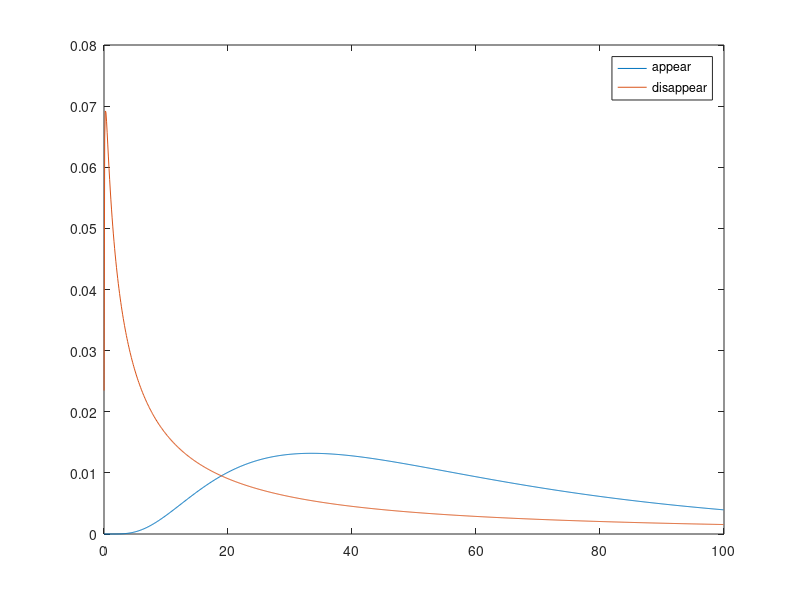
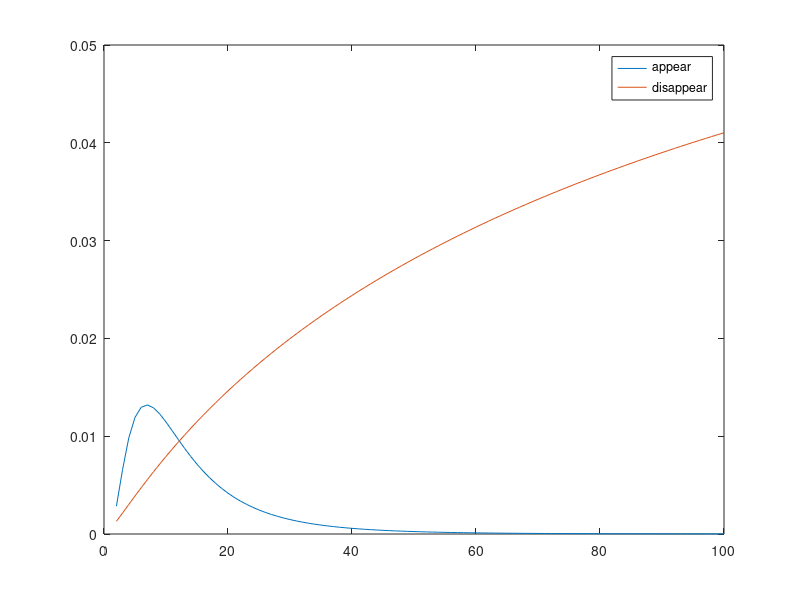
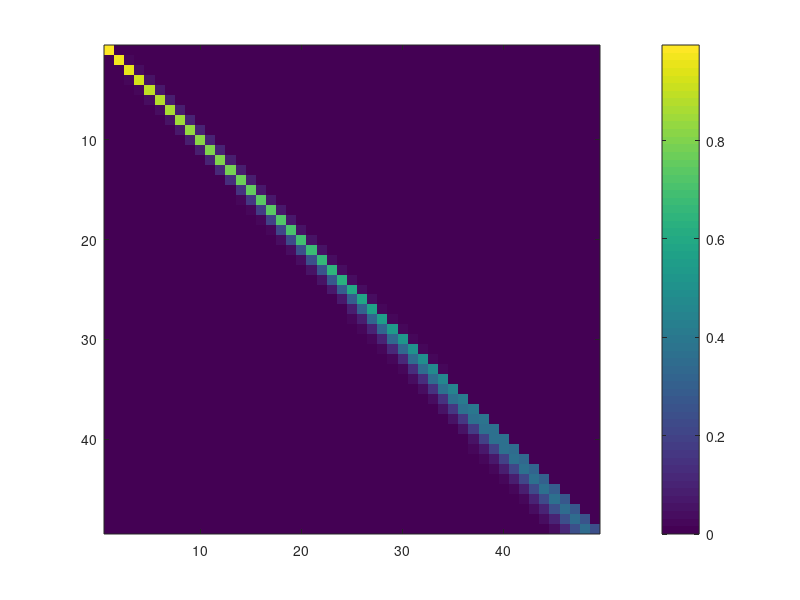

MATLAB code to generate these figures, in order:
function probability_models
close all
global L beta  delta_t
L = 230;
%beta = 4.5618;
beta = .9825;
delta_t = 4; 
h = .01:.1:100;
[pa,pd] = probability_headway(h);
figure()
plot(h, pa)
hold on
plot(h, pd)
legend('appear', 'disappear')
trapz(h, pa)

n = 2:1:100;
h = L./n;
[pa,pd] = probability_headway(h);
figure()
plot(n, pa)
hold on
plot(n, pd)
legend('appear', 'disappear')

trapz(n, pa)

n = 2:1:50;
trans = compute_transition_mat(min(n), max(n))
% normalize the transition_matrix
for i = 1:max(size(trans))
    trans(i,:) = trans(i,:)/sum(trans(i,:));
end
% find the steady states
plot_trans(trans)
% xi = rand(size(trans,1),1)
% xi = xi/sum(xi)
%xi = zeros(size(trans,1),1)
%xi(13) = 1; 
xi = ones(size(trans,1),1)/size(trans,1);
trans_temp = trans;
for i = 1:200000
    xi = trans*xi;
    trans_temp = trans_temp*trans;
end
xi;
trans_temp(3,:)

% average number of cars
trans_temp(3,:)*n'
% average headway
trans_temp(3,:)*(L./n)'
v = 15*(1 - cos(pi*(L./n - 5)/30));
% average velocity
trans_temp(3,:)*(v')

[pa, pd] = probability_headway(L./n);
% expected number of lane changes per 230 km UNITS ARGH
% use this to calibrate time-step
trans_temp(3,:)*(n.*pa)'
trans_temp(3,:)*(n.*pd)'
end

function plot_trans(trans_map)
figure()
imagesc(trans_map)
colorbar()
end

function [pa, pd] = probability_headway(h)
    % these data points correspond to the 70 dataset
    global beta delta_t
    %mu_appear = 3;
    mu_appear = 3.1;
    mu_disappear = 2.79;
    mu_tot = 2.95;
    sig_appear = .3642;
    sig_disappear = .4176;
    sig_tot = .4255;
    
    c_appear = normalization_constant(mu_appear, sig_appear, mu_tot, sig_tot);
    c_disappear = normalization_constant(mu_disappear, sig_disappear, mu_tot, sig_tot);
    p_appear = exp(((log(h) - mu_tot).^2)/(2*sig_tot^2) - ((log(h) - mu_appear).^2)/(2*sig_appear^2));
    p_disappear = exp(((log(h) - mu_tot).^2)/(2*sig_tot^2) - ((log(h) - mu_disappear).^2)/(2*sig_disappear^2));
     %pa = c_appear*p_appear*(delta_t/beta);
     %pd = c_disappear*p_disappear*(delta_t/beta); 
    pa = c_appear*p_appear;
     pd = c_disappear*p_disappear; 

end

% the 1 index corresponds to the appear/disappear
function c = normalization_constant(mu1, sig1, mu2, sig2)
    coeff = (sqrt((1/sig1^2) - (1/sig2^2)))/(sqrt(2*pi));
    exp_factor = exp(((mu1 - mu2)^2 - 2*mu2*sig1^2 + 2*mu1*sig2^2 + (sig1*sig2)^2)/(2*sig1^2 - 2*sig2^2));
    c = coeff*exp_factor;
end

function tn_np = transition_mat_component(n, np)
    global L
    h = L/n;
    [pa, pd] = probability_headway(h);
    if np > 2*n
        tn_np = 0;
    elseif np >= n
        delta = np - n;
        tn_np = 0;
        for i = 0: n - delta
            tn_np = tn_np + nchoosek(n, i+delta)*(pa^(i+delta))*((1-pa)^(n-delta-i))*...
                nchoosek(n, i)*(pd^i)*((1-pd)^(n-i));
        end    
    else
        delta = abs(np - n);
        tn_np = 0;
        for i = 0: n - delta
            tn_np = tn_np + nchoosek(n, i)*(pa^(i))*((1-pa)^(n-i))*...
                nchoosek(n, i+delta)*(pd^(i+delta))*((1-pd)^(n-delta-i));
        end    
    end
end

function trans_mat = compute_transition_mat(n_min, n_max)
    trans_mat = zeros(n_max - n_min + 1, n_max - n_min + 1);
    for i = n_min:n_max
        for j = n_min:n_max
            i
            trans_mat(i-n_min+1, j-n_min+1) = transition_mat_component(i, j);
        end
    end
end
